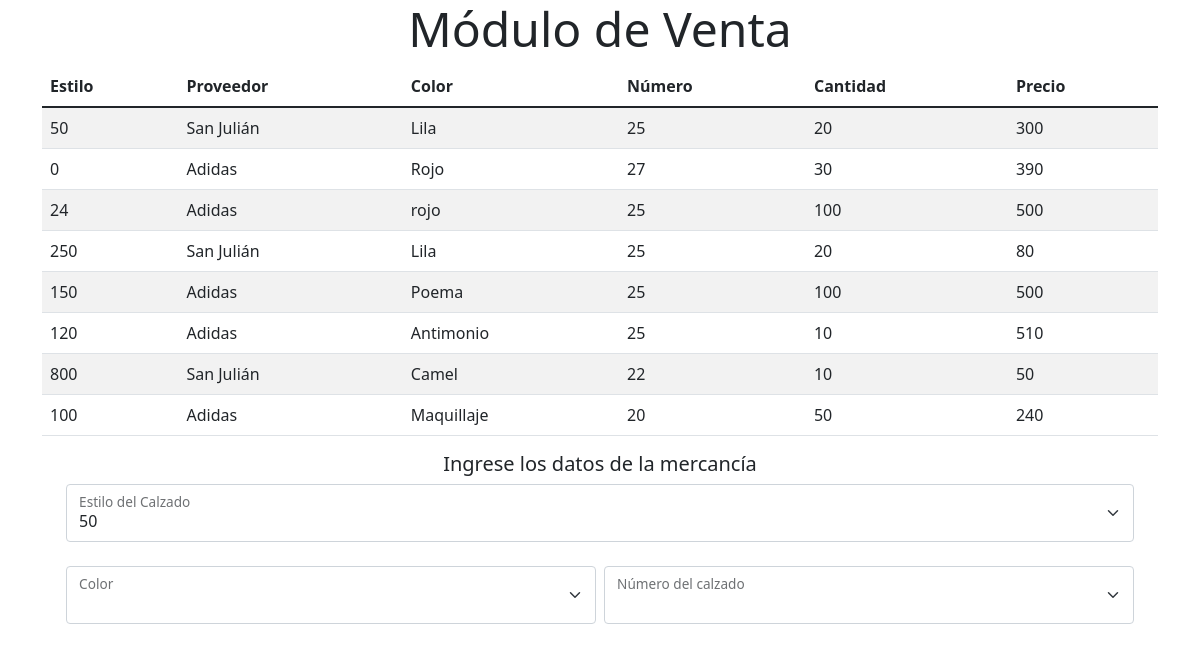
The page /Vista/php/realizarVenta.php on the database its author committed.
### tables this page shows
CREATE TABLE `inventario` (
  `idCalzado` int(11) NOT NULL,
  `idProveedor` int(11) NOT NULL,
  `estilo` int(11) NOT NULL,
  `color` varchar(255) NOT NULL,
  `numero` int(11) NOT NULL,
  `cantidad` int(11) NOT NULL,
  `precio` double NOT NULL
);

CREATE TABLE `proveedores` (
  `idProveedor` int(11) NOT NULL,
  `nombre` varchar(255) NOT NULL,
  `telefono` varchar(10) NOT NULL,
  `direccion` text DEFAULT NULL COMMENT 'Numero, Calle, Colonia.'
);

### Persistencia/InventarioDAO.php (called while the page is built, shortened)
<?php
class InventarioDAO{
    private $server = "localhost";
    private $usr = "root";
    private $pass = "";
    private $db = "zapateria_alondra";
    private function Conectar()
    {
        try {
            $mysqli = new mysqli(
                $this->server,
                $this->usr,
                $this->pass,
                $this->db
            );
            return $mysqli;
        } catch (mysqli_sql_exception $e) {
            throw $e;
        }
    }
    public function consultarInventario(){
        $conexion = $this->Conectar();
        $consulta = "select * from inventario";
        $resultado = $conexion->query($consulta);
        return $resultado;
    }
    public function verEstilos(){
        $conexion = $this->Conectar();
        $consulta = "select estilo from inventario";
        return $resultado = $conexion->query($consulta);
    }
}

### Persistencia/ProveedorDAO.php (called while the page is built, shortened)
<?php
class ProveedorDAO{
    private $server = "localhost";
    private $usr = "root";
    private $pass = "";
    private $db = "zapateria_alondra";
    private function Conectar()
    {
        try {
            $mysqli = new mysqli(
                $this->server,
                $this->usr,
                $this->pass,
                $this->db
            );
            return $mysqli;
        } catch (mysqli_sql_exception $e) {
            throw $e;
        }
    }
    public function nombrePorId($id){
        $conexion = $this->Conectar();
        $consulta = "SELECT nombre FROM proveedores WHERE idProveedor='".$id."'";
        $resultado = mysqli_query($conexion,$consulta);
        return $resultado;
    }
}

### Vista/php/realizarVenta.php (the view, shortened to what this page needs)
<!DOCTYPE html>
<html lang="en">
<head>
    <link href="https://cdn.jsdelivr.net/npm/bootstrap@5.1.3/dist/css/bootstrap.min.css" rel="stylesheet">
</head>
<body>
    <h1 class="display-5 text-center">Módulo de Venta</h1>
    <div class="container">
        <div class="row justify-content-center">
            <div class="col">
                <table class="table table-striped">
                    <thead>
                        <tr>
                            <th scope="col">Estilo</th>
                            <th scope="col">Proveedor</th>
                            <th scope="col">Color</th>
                            <th scope="col">Número</th>
                            <th scope="col">Cantidad</th>
                            <th scope="col">Precio</th>
                        </tr>
                    </thead>
                    <tbody>
                        <?php
                        include("../../Persistencia/InventarioDAO.php");
                        include("../../Persistencia/ProveedorDAO.php");
                        $inventarioDao = new InventarioDAO();
                        $proveedorDao = new ProveedorDAO();
                        $tabla = $inventarioDao->consultarInventario();
                        while ($fila = mysqli_fetch_array($tabla)) {
                        ?>
                            <tr>
                                <td> <?php echo $fila[2]; ?> </td>
                                <td> <?php
                                        $nombre = $proveedorDao->nombrePorId($fila[1]);
                                        $registroNombre = mysqli_fetch_array($nombre);
                                        echo $registroNombre[0];
                                        ?> </td>
                                <td> <?php echo $fila[3]; ?> </td>
                                <td> <?php echo $fila[4]; ?> </td>
                                <td> <?php echo $fila[5]; ?> </td>
                                <td> <?php echo $fila[6]; ?> </td>
                            </tr>
                        <?php } ?>
                    </tbody>
                </table>
                <h5 class="text-center">Ingrese los datos de la mercancía</h5>
                <form action="" method="GET">
                    <div class="container">
                        <div class="row">
                            <div class="col">
                                <div class="form-floating">
                                    <select class="form-select" id="floatingSelect" name="estilo">
                                        <?php
                                        $estilos = $inventarioDao->verEstilos();
                                        while($indices = mysqli_fetch_array($estilos)){
                                        ?>
                                        <option> <?php echo $indices[0];?> </option>
                                        <?php } ?>
                                    </select>
                                    <label>Estilo del Calzado</label>
                                    <br>
                                </div>
                            </div>
                        </div>
                        <div class="row g-2">
                            <div class="col-md" id="">
                                <div class="form-floating">
                                    <select name="color" id="" class="form-select">
                                        <option>  <?php
                                          $color = $_GET['estilo'];
                                         echo $color; ?> </option>
                                    </select>
                                    <label>Color</label>
                                </div>
                            </div>
                            <div class="col-md">
                            <div class="col-md" id="">
                                <div class="form-floating">
                                    <select name="numero" id="" class="form-select">
                                        <option></option>
                                    </select>
                                    <label>Número del calzado</label>
                                </div>
                            </div>
                            </div>
                        </div>
                    </div>
                </form>
            </div>
        </div>
    </div>
</body>
</html>

### rows shown on the page
inventario: estilo "50", idProveedor.nombre "San Julián", color "Lila", numero "25", cantidad "20", precio "300"
inventario: estilo "0", idProveedor.nombre "Adidas", color "Rojo", numero "27", cantidad "30", precio "390"
inventario: estilo "24", idProveedor.nombre "Adidas", color "rojo", numero "25", cantidad "100", precio "500"
inventario: estilo "250", idProveedor.nombre "San Julián", color "Lila", numero "25", cantidad "20", precio "80"
inventario: estilo "150", idProveedor.nombre "Adidas", color "Poema", numero "25", cantidad "100", precio "500"
inventario: estilo "120", idProveedor.nombre "Adidas", color "Antimonio", numero "25", cantidad "10", precio "510"
inventario: estilo "800", idProveedor.nombre "San Julián", color "Camel", numero "22", cantidad "10", precio "50"
inventario: estilo "100", idProveedor.nombre "Adidas", color "Maquillaje", numero "20", cantidad "50", precio "240"

### other values the page prints
form field estilo "50"
